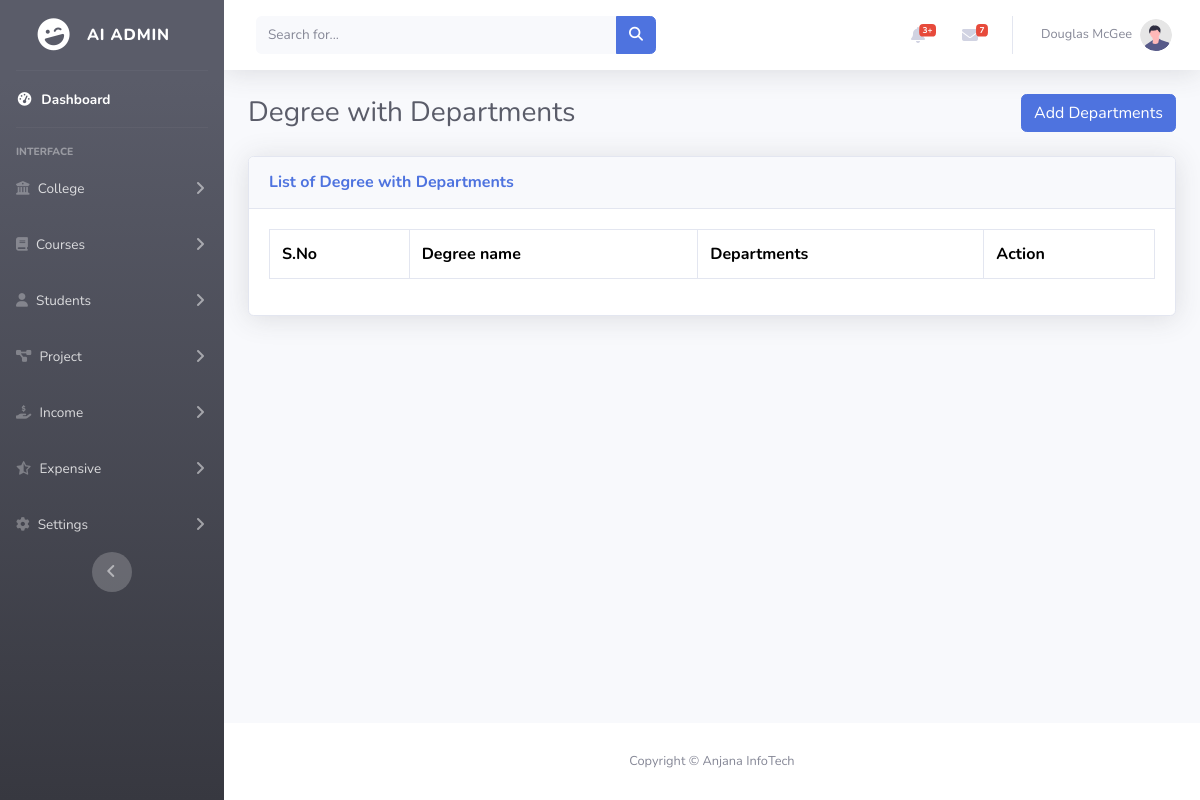
The page /department.php on the database as committed earlier.
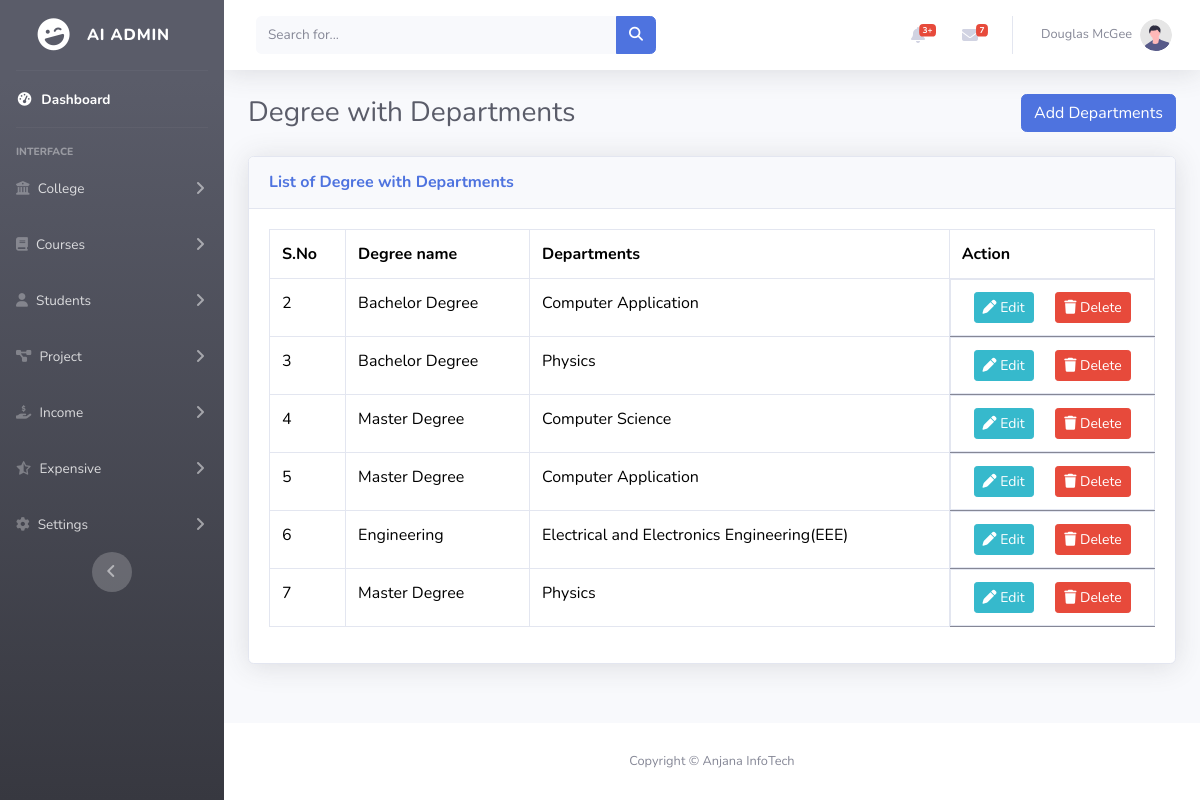
The same page on the database as committed later.
### tables this page shows
CREATE TABLE `department` (
  `id` int(11) NOT NULL,
  `degree_id` int(11) NOT NULL,
  `dptname` varchar(100) NOT NULL
);

CREATE TABLE `adddegree` (
  `id` int(11) NOT NULL,
  `degreename` varchar(100) NOT NULL
);

### department.php (the view, shortened to what this page needs)
<!DOCTYPE html>
<html lang="en">
<head>
    <link href="vendor/fontawesome-free/css/all.min.css" rel="stylesheet" type="text/css">
    <link rel="stylesheet" href="https://cdnjs.cloudflare.com/ajax/libs/font-awesome/6.6.0/css/all.min.css" />
    <link href="https://cdn.jsdelivr.net/npm/bootstrap@5.3.3/dist/css/bootstrap.min.css" rel="stylesheet">
    <link href="css/sb-admin-2.min.css" rel="stylesheet">
</head>
<body id="page-top">
    <div id="wrapper">
        <?php
        include('./nav.php');
        ?>
        <div id="content-wrapper" class="d-flex flex-column">
            <div id="content">
                <?php
                include('./topbar.php');
                ?>
                <div class="container-fluid">
                    <div class="d-sm-flex align-items-center justify-content-between mb-4">
                        <h1 class="h3 mb-0 text-gray-800">Degree with Departments</h1>
                        <div class="text-end">
                            <button class="btn btn-primary" type="button">
                                <a href="addDepartment.php" style="text-decoration: none;color:white;">Add Departments</a>
                            </button>
                        </div>
                    </div>
                    <?php
                    include('./db.php');
                    $se = "SELECT * FROM department";
                    $ex = mysqli_query($db, $se);
                    ?>
                    <div class="card shadow mb-4">
                        <div class="card-header py-3">
                            <h6 class="m-0 font-weight-bold text-primary">List of Degree with Departments</h6>
                        </div>
                        <div class="card-body">
                            <div class="table-responsive">
                                <table class='table table-bordered' id='dataTable' width='100%' cellspacing='0'>
                                    <tr>
                                        <th>S.No</th>
                                        <th>Degree name</th>
                                        <th>Departments</th>
                                        <th>Action</th>
                                    </tr>
                                    <?php
                                    while ($row = mysqli_fetch_assoc($ex)) { ?>
                                        <tr id='tr'>
                                            <td id='degree_id'><?php echo $row['id'] ?></td>
                                            <?php $degree_name = mysqli_fetch_assoc(mysqli_query($db, "select degreename from adddegree where id='$row[degree_id]'")); ?>
                                            <td id='degree-name'><?php echo $degree_name['degreename'] ?></td>
                                            <td id='department-name'><?php echo $row['dptname'] ?></td>
                                            <td class="d-flex justify-content-around ">
                                                <a href="addDepartment.php?id=<?php echo $row['id']; ?>" class="btn btn-info btn-sm"><i class="fa-solid fa-pen" style="color: #ffffff;"></i> Edit</a>
                                                <form action="addDepartment.php" method="POST">
                                                    <a href="addDepartment.php?id=<?php echo $row['id']; ?>" class="btn btn-danger btn-sm" name="delete"><i class="fa-solid fa-trash" style="color: #ffffff;"></i> Delete</a>
                                                </form>
                                            </td>
                                        </tr>
                                    <?php } ?>
                                </table>
                            </div>
                        </div>
                    </div>
                </div>
            </div>
            <footer class="sticky-footer bg-white">
                <div class="container my-auto">
                    <div class="copyright text-center my-auto">
                        <span>Copyright &copy; Anjana InfoTech</span>
                    </div>
                </div>
            </footer>
        </div>
    </div>
</body>
</html>

Rows that differ between the two databases and show on the page:
added department: id "2", adddegree.degreename "Bachelor Degree", dptname "Computer Application"
added department: id "3", adddegree.degreename "Bachelor Degree", dptname "Physics"
added department: id "4", adddegree.degreename "Master Degree", dptname "Computer Science"
added department: id "5", adddegree.degreename "Master Degree", dptname "Computer Application"
added department: id "6", adddegree.degreename "Engineering", dptname "Electrical and Electronics Engineering(EEE)"
added department: id "7", adddegree.degreename "Master Degree", dptname "Physics"
